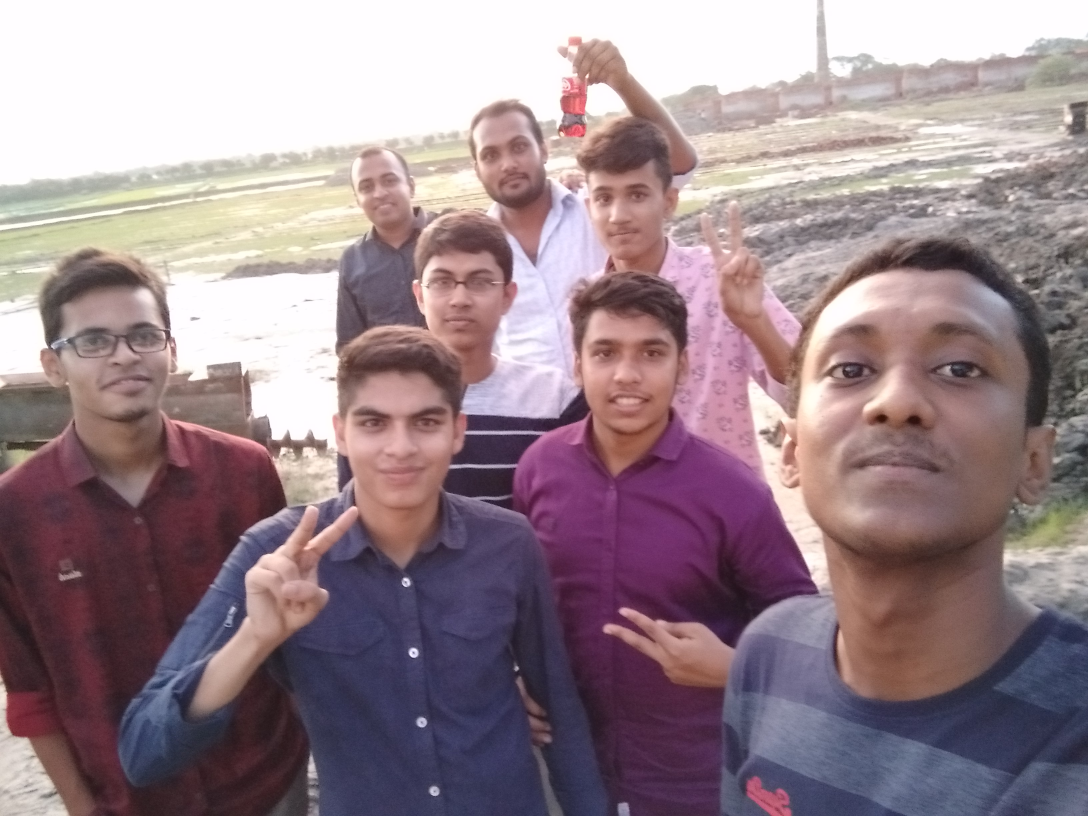
#> input picture face_detection/jupitar.jpg, 3264 x 2448 px, found by its file name (shown at 1/3 size)
$ python -i face_detection.py   (imports and definitions only)
#> lines starting #> are read from the running program, lines starting #| are printed output that depends on the picture; after the words box and inside, x2 and y2 are one past the last pixel; in counts of white or black regions, pixels touching at a corner belong together
import cv2
face_cascade=cv2.CascadeClassifier('opencv/face_detection/lbpcascade_frontalface_improved.xml')
#opencv\face_detection\haarcascade_profileface.xml
#opencv\face_detection\lbpcascade_frontalface_improved.xml

def print_hello():
    print('hello')

def face_detect(img):
    '''ths function detects faces in an image'''
    #convert image to grayscale
    gray=cv2.cvtColor(img,cv2.COLOR_BGR2GRAY)

    #detect faces
    faces=face_cascade.detectMultiScale(gray,1.1,2)   #image, scale factor, min neighbors

    #put rectangle around the faces
    count=0
    for (x,y,w,h) in faces:
        count+=1
        cv2.rectangle(img,(x,y),(x+w,y+h),(0,0,255),2)     #image, start point, end point, color(BGR), thickness
    return img,count

def callibarate(img):
    '''this function will calibrate the image'''
    #convert image to grayscale
    gray=cv2.cvtColor(img,cv2.COLOR_BGR2GRAY)

    a=1.1
    b=1
    #iterate over 6 times for better scale factor and min neighbors
    for j in range(1,6):
        a=1.1
        for i in range(1,6):

            faces=face_cascade.detectMultiScale(gray,a,b)   #image, scale factor, min neighbors

            #put rectangle around the faces

            count=0
            for (x,y,w,h) in faces:
                count+=1
                cv2.rectangle(img,(x,y),(x+w,y+h),(0,0,255),2)     #image, start point, end point, color(BGR), thickness
            #print to file.txt

            print('Number of faces detected: ',count,'scale factor: ',a,'min neighbors: ',b)
            a+=.1
        b+=1

def main():
    img=cv2.imread('opencv/face_detection/jupitar.jpg')
#> img is the input picture: shape (2448, 3264, 3); mean B, G, R 140.2, 133.2, 152.8
    #show image by 500/500 pixels
    img=cv2.resize(img,(500,500))
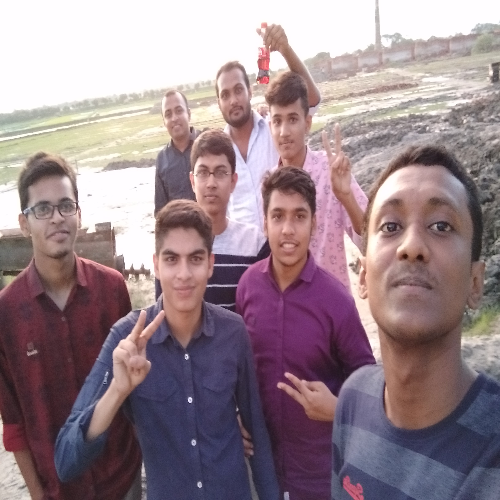
#> img: shape (500, 500, 3); mean B, G, R 140.1, 133.1, 152.7
    # callibarate(img)
    res_img,count=face_detect(img)
#> in face_detect, `gray=cv2.cvtColor(img,cv2.COLOR_BGR2GRAY)`:
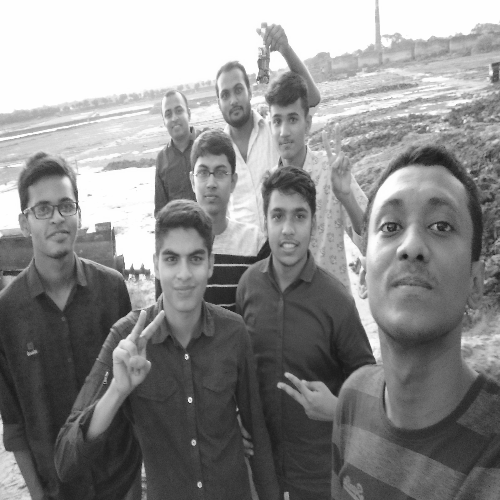
#> gray: shape (500, 500); min 18, max 255, mean 139.8
#> in face_detect, `faces=face_cascade.detectMultiScale(gray,1.1,2)`: faces = [[265, 206, 47, 47], [159, 249, 50, 50], [366, 202, 97, 97]]
#> the loop in face_detect, `for (x,y,w,h) in faces:` made 3 passes
#> after the loop in face_detect, `for (x,y,w,h) in faces:`:
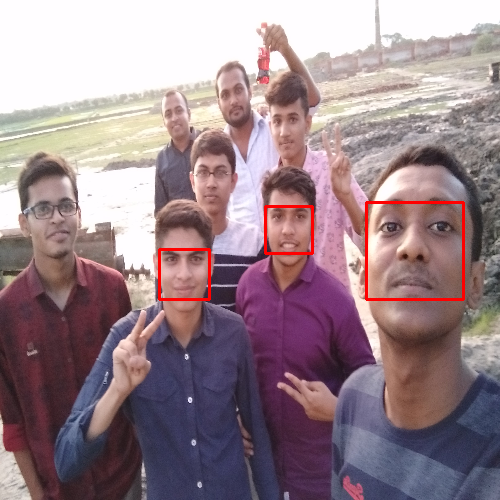
#> img: shape (500, 500, 3); 0.93% of pixels changed, all inside (x1, y1, x2, y2) = (158, 201, 465, 301)
#> after the loop in face_detect, `for (x,y,w,h) in faces:`: count = 3
#> count = 3
    cv2.imshow('image',res_img)
    #wait for key press
    cv2.waitKey(0)

    print('Number of faces detected: ',count)
#| Number of faces detected:  3

# main()

>>> result = main()

$ run again, with face_detection/me.jpg copied over face_detection/jupitar.jpg
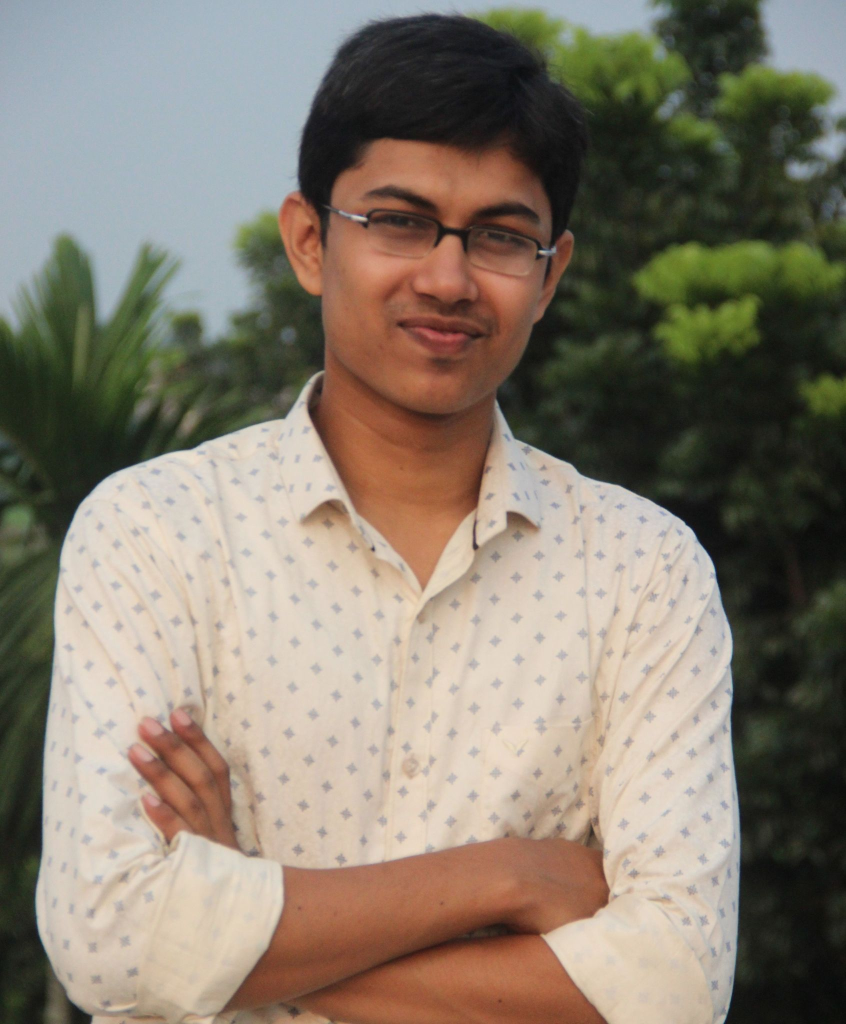
#> input picture face_detection/me.jpg, 1692 x 2048 px, found by its file name (shown at 1/2 size)
#> in main, img is the input picture: shape (2048, 1692, 3); mean B, G, R 110.2, 124.2, 134.2
#> in face_detect, `gray=cv2.cvtColor(img,cv2.COLOR_BGR2GRAY)`:
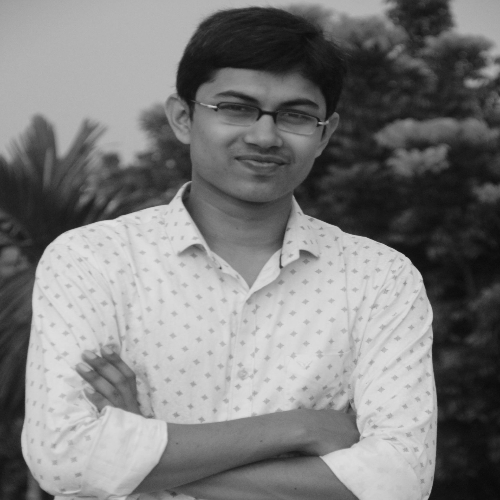
#> gray: shape (500, 500); min 8, max 226, mean 125.5
#> faces = [[216, 92, 98, 98]]
#> the loop in face_detect, `for (x,y,w,h) in faces:` made 1 pass
#> (x, y, w, h, count) on pass 1: (216, 92, 98, 98, 1)
#> after the loop in face_detect, `for (x,y,w,h) in faces:`:
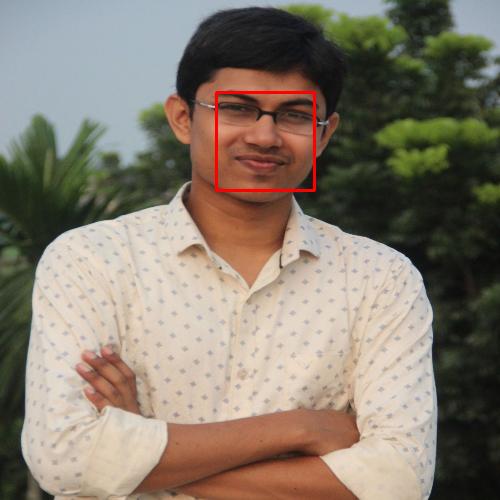
#> img: shape (500, 500, 3); mean B, G, R 109.8, 123.7, 134.7
#> after the loop in face_detect, `for (x,y,w,h) in faces:`: count = 1
#| Number of faces detected:  1
